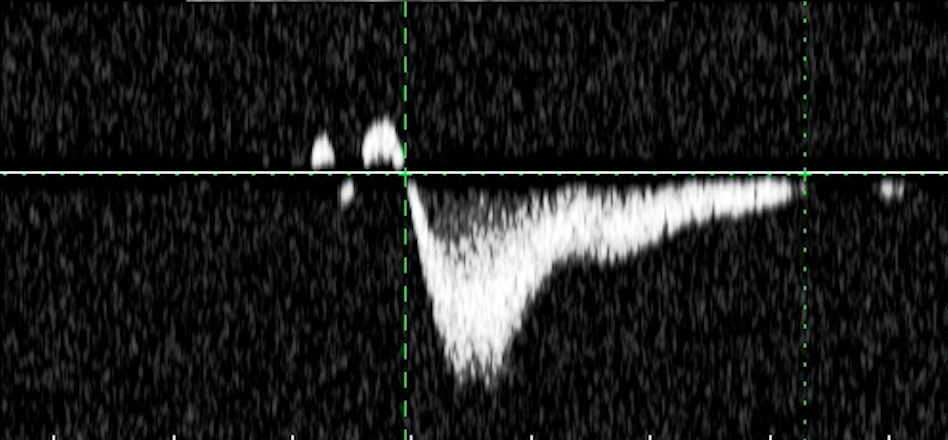
#> input picture morphology_test.png, 948 x 440 px
$ python FindingCoordinates.py
#> lines starting #> are read from the running program, lines starting #| are printed output that depends on the picture; after the words box and inside, x2 and y2 are one past the last pixel; in counts of white or black regions, pixels touching at a corner belong together
import cv2
import numpy as np
from matplotlib import pyplot as plt


image = cv2.imread('morphology_test.png')
#> image is the input picture: shape (440, 948, 3); mean B, G, R 30.9, 30.5, 29.1

## ~~ wersja pierwsza ~~ ##
gray = cv2.cvtColor(image, cv2.COLOR_BGR2GRAY)
blur = cv2.blur(gray,(5,5))
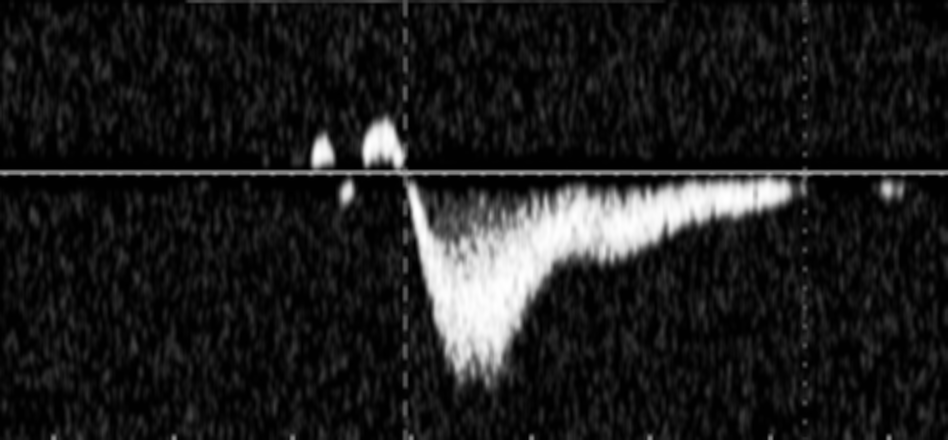
#> blur: shape (440, 948); min 0, max 255, mean 30.2
_,thresh = cv2.threshold(blur,127,255,cv2.THRESH_BINARY)
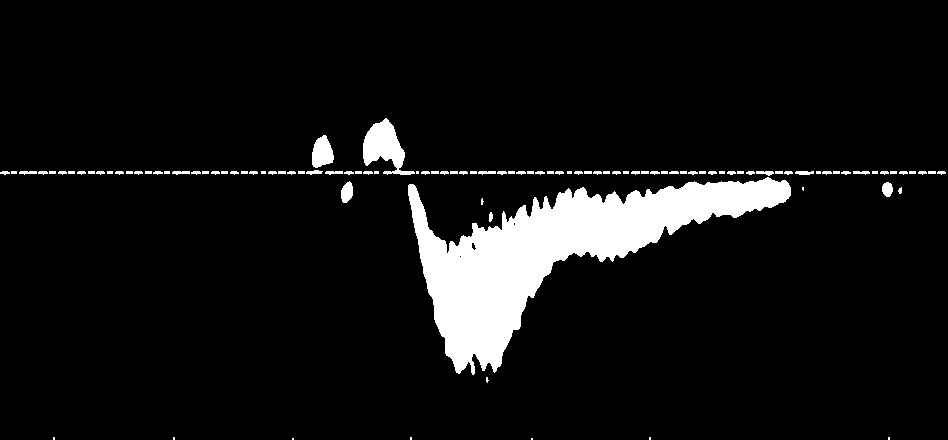
#> thresh: shape (440, 948); 7.3% white; 105 white regions (21 under 20 px)

titles = ['Original Image', 'Gray', 'Blur', 'Binary']
images = [image, gray, blur, thresh]

# [7 lines of commented-out code are left out]


for i in range(images.__len__()):
    cv2.imshow(titles[i], images[i])

# cv2.waitKey(0)
# cv2.destroyAllWindows()


cnts = cv2.findContours(thresh, cv2.RETR_EXTERNAL, cv2.CHAIN_APPROX_SIMPLE)
#> cnts = 105 contours, 91 with area under 20; largest, box (x1, y1, x2, y2) and area: (408, 177, 791, 375) 25178, (363, 118, 415, 175) 1370, (312, 135, 334, 168) 480, (341, 181, 353, 203) 173, (882, 182, 893, 197) 110
cnts = cnts[0] if len(cnts) == 2 else cnts[1]
c = max(cnts, key=cv2.contourArea)
#> c = contour of 721 points, box (x1, y1, x2, y2) (408, 177, 791, 375), area 25178

left = tuple(c[c[:, :, 0].argmin()][0])
#> left = (408, 185)
right = tuple(c[c[:, :, 0].argmax()][0])
#> right = (790, 195)
top = tuple(c[c[:, :, 1].argmin()][0])
#> top = (767, 177)
bottom = tuple(c[c[:, :, 1].argmax()][0])
#> bottom = (472, 374)

cv2.drawContours(image, [c], -1, (36, 255, 12), 2)
cv2.circle(image, left, 8, (0, 50, 255), -1)
cv2.circle(image, right, 8, (0, 255, 255), -1)
cv2.circle(image, top, 8, (255, 50, 0), -1)
cv2.circle(image, bottom, 8, (255, 255, 0), -1)
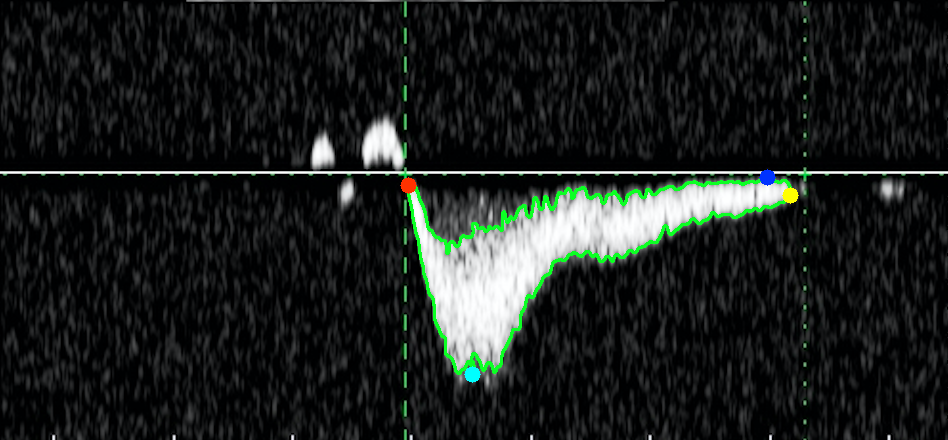
#> image: shape (440, 948, 3); mean B, G, R 29.8, 31.8, 27.7

print('left: {}'.format(left))
#| left: (408, 185)
print('right: {}'.format(right))
#| right: (790, 195)
print('top: {}'.format(top))
#| top: (767, 177)
print('bottom: {}'.format(bottom))
#| bottom: (472, 374)
cv2.imshow('thresh', thresh)
cv2.imshow('image', image)
cv2.waitKey()
